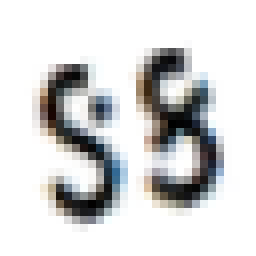
#> input picture images/archive/Joint_Characters/Joint_Characters/NKAA/NKAA (59).PNG, 32 x 32 px (shown 8 times larger)
$ python -i preprocess.py   (imports and definitions only)
#> lines starting #> are read from the running program, lines starting #| are printed output that depends on the picture; after the words box and inside, x2 and y2 are one past the last pixel; in counts of white or black regions, pixels touching at a corner belong together
import cv2
import os

# Define input directories
input_dirs = [
    "/workspaces/Gujrati-learning-application/gujarati_character_recognition/images/archive/Gujarati OCR",
    "/workspaces/Gujrati-learning-application/gujarati_character_recognition/images/archive/Joint_Characters",
    "/workspaces/Gujrati-learning-application/gujarati_character_recognition/images/archive/TeraFont_Varun"
]

# Create a folder to save preprocessed images
preprocessed_dir = "../Gujrati-learning-application/gujarati_character_recognition/data/preprocessed"
# [1 line not run here, left out]

def preprocess_image(image_path):
    img = cv2.imread(image_path, 0)  # Read the image in grayscale
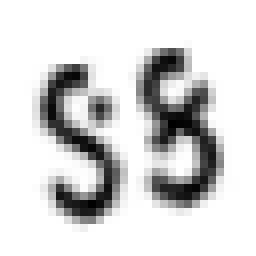
#> img: shape (32, 32) (shown 8 times larger); min 0, max 255, mean 214.4

    # Resize image (optional, adjust size as needed)
    img = cv2.resize(img, (128, 128))  # Resize to 128x128 pixels
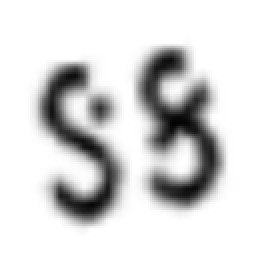
#> img: shape (128, 128) (shown 2 times larger); min 2, max 255, mean 214.3

    # Denoising
    denoised_img = cv2.fastNlMeansDenoising(img, h=30)

    # Thresholding to get binary image
    _, binary_img = cv2.threshold(denoised_img, 128, 255, cv2.THRESH_BINARY)
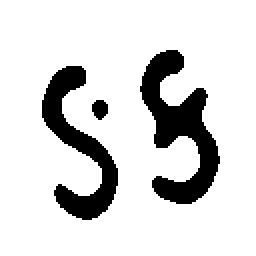
#> binary_img: shape (128, 128) (shown 2 times larger); 84.7% white; 3 black regions, box (x1, y1, x2, y2) and area: (70, 25, 110, 102) 1376, (21, 33, 59, 110) 1077, (46, 50, 54, 60) 61

    # Save preprocessed image
    filename = os.path.basename(image_path)
    cv2.imwrite(os.path.join(preprocessed_dir, filename), binary_img)

    return binary_img

# Preprocess all images in the input directories and their subdirectories
# [9 lines not run here, left out]

>>> result = preprocess_image('../images/archive/Joint_Characters/Joint_Characters/NKAA/NKAA (59).PNG')
